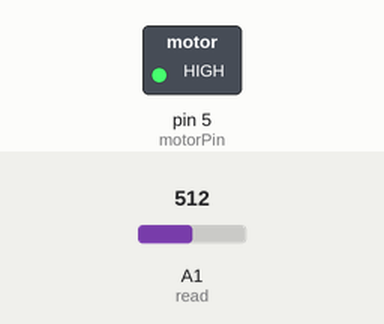
Simulated run of this sketch. Board: Arduino Uno, built with avr-gcc and run on an emulated ATmega328P. On the bench: switched loads named in the sketch (green lamp = pin HIGH). Inputs (shaded band) come from the test bench; at power-on: A1 (read) = 512.

Above: at 1.2 s.
1.3 s: A1 (read) set to 464
At 2.5 s:
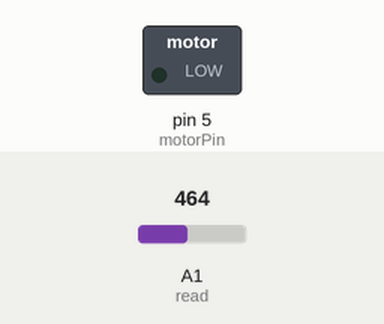
2.8 s: A1 (read) set to 490
At 3.6 s:
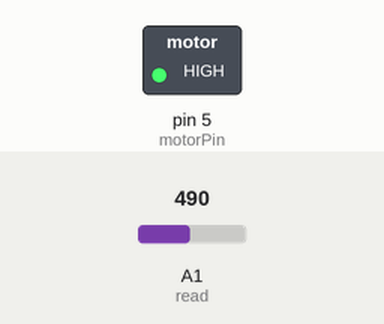
4.3 s: A1 (read) set to 470
At 4.8 s:
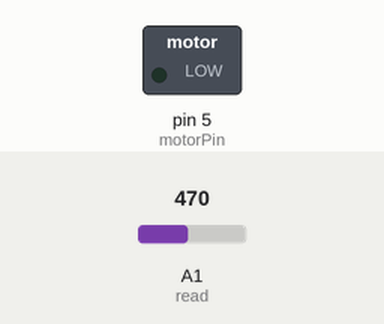
Timing chart, 0 to 7.3 s (numbered marks = the images above; inputs shaded):
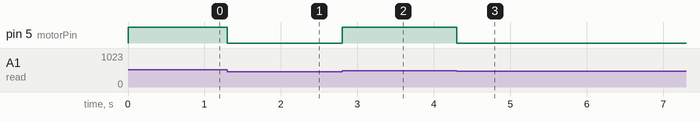

The sketch:

water_sensor.ino
```cpp
#define motorPin 5
const int read = A1;

int value;

void setup()
{
  pinMode(motorPin, OUTPUT);
  Serial.begin(9600);

}

void loop()
{

  value = analogRead(read); //Read data from analog pin and store it to value variable

  if (value>480){
    digitalWrite(motorPin, HIGH);
  }
  else{
    digitalWrite(motorPin, LOW);
  }

}
```

Measured:
- the behaviour switches between 481 and 480 on A1 (read) (found by bisection; images 0 and 1)
- after the input at 1.3 s, pin 5 (motorPin): HIGH → LOW at once
- after the input at 2.8 s, pin 5 (motorPin): LOW → HIGH at once
- after the input at 4.3 s, pin 5 (motorPin): HIGH → LOW at once
